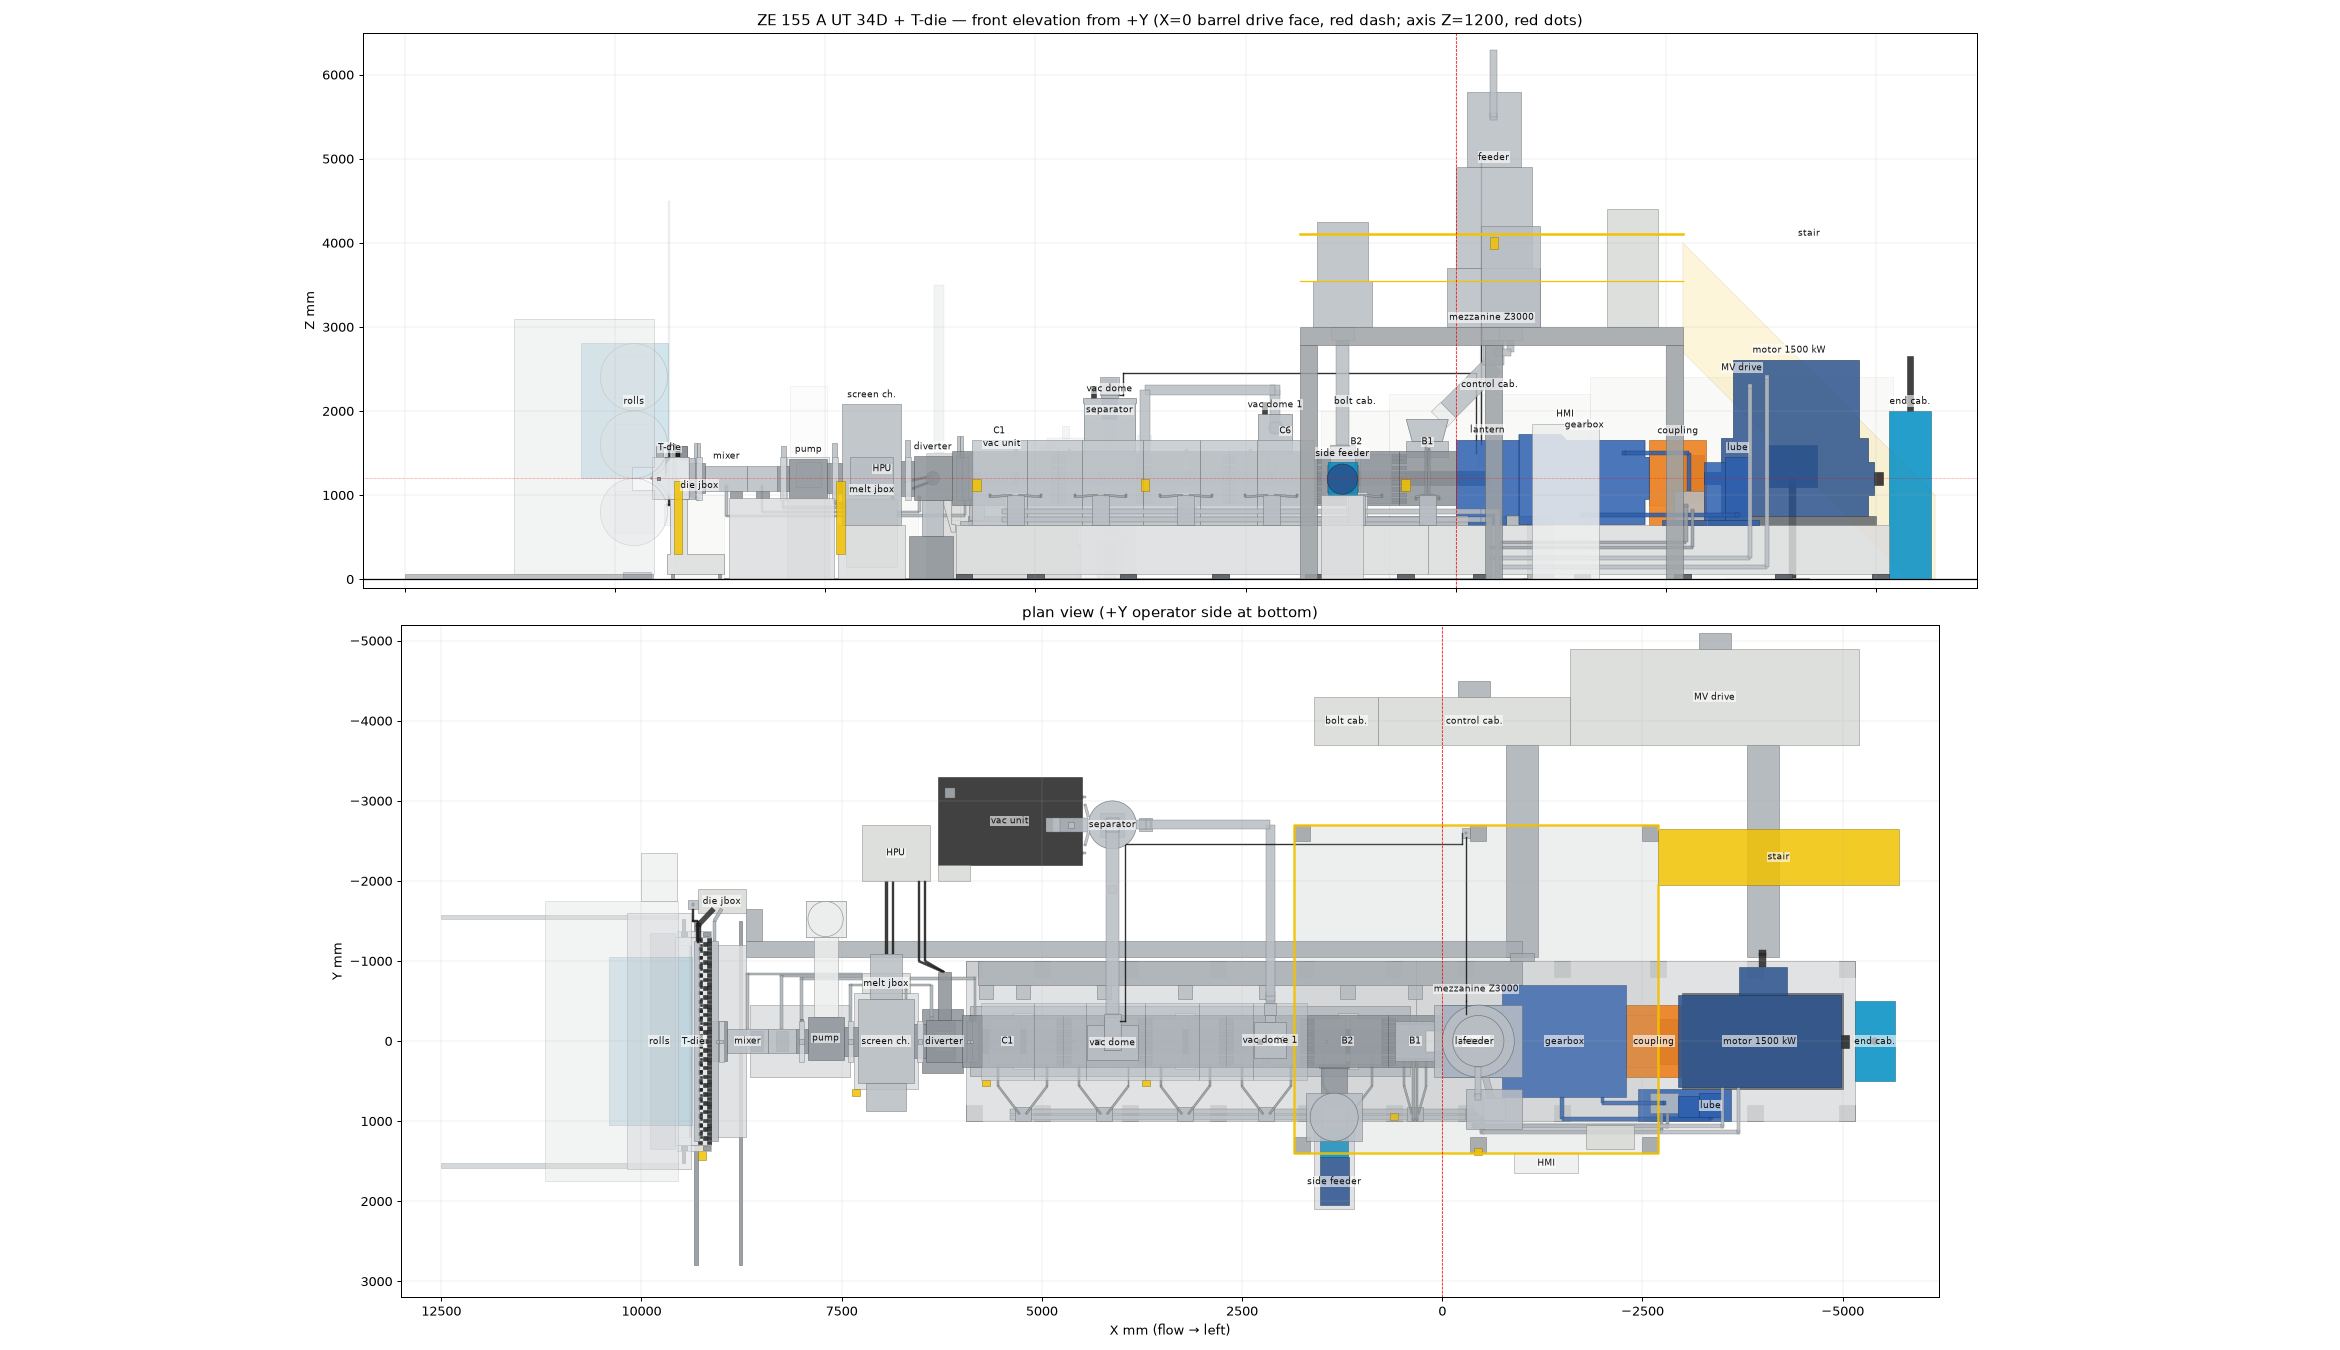

Here is the Python script that generated this plot:
#!/usr/bin/env python3
"""Quick layout check drawn from parts.json: front elevation (from +Y, +X to the left) and plan
(+X to the left, +Y toward the bottom, aligned under the front view).

    uv run -q --with matplotlib python design/layout_preview.py
"""
import json
import math
from pathlib import Path

import matplotlib
matplotlib.use("Agg")
import matplotlib.pyplot as plt
from matplotlib.patches import Circle, Polygon, Rectangle

HERE = Path(__file__).resolve().parent
data = json.loads((HERE / "parts.json").read_text())
parts = [p for p in data["parts"] if p["id"] != "ctx_floor"]

LABELS = {
    "drive_motor": "motor 1500 kW", "gearbox": "gearbox", "lantern": "lantern",
    "drive_coupling_guard": "coupling", "barrel_b1": "B1", "barrel_b2": "B2", "barrel_cover_c6": "C6",
    "barrel_cover_c1": "C1", "barrel_vent_dome": "vac dome", "feed_main_hopper": "feeder",
    "melt_screen_changer": "screen ch.", "melt_gear_pump": "pump", "melt_static_mixer": "mixer",
    "die_body_upper": "T-die", "ctx_roll_middle": "rolls", "vac_pump_unit": "vac unit",
    "vac_separator": "separator", "melt_hpu": "HPU", "ctrl_drive_cabinet": "MV drive",
    "ctrl_heater_cabinet": "control cab.", "barrel_vent_dome_2": "vac dome 1", "melt_heater_jbox": "melt jbox", "die_junction_box": "die jbox", "ctrl_die_bolt_cabinet": "bolt cab.", "ctrl_machine_cabinet": "end cab.", "ctrl_hmi": "HMI",
    "feed_stair": "stair", "sidefeed_motor": "side feeder", "melt_startup_valve": "diverter",
    "feed_platform_deck": "mezzanine Z3000", "lube_pump_motor": "lube",
}


def darker(hx, f=0.55):
    h = hx.lstrip("#")
    r, g, b = (int(h[i:i + 2], 16) for i in (0, 2, 4))
    return "#%02x%02x%02x" % (int(r * f), int(g * f), int(b * f))


def pipe_polys(path, r, i, j):
    polys = []
    for a, b in zip(path, path[1:]):
        du, dv = b[i] - a[i], b[j] - a[j]
        L = math.hypot(du, dv)
        if L < 1e-6:
            polys.append([(a[i] - r, a[j] - r), (a[i] + r, a[j] - r), (a[i] + r, a[j] + r), (a[i] - r, a[j] + r)])
            continue
        nu, nv = -dv / L * r, du / L * r
        polys.append([(a[i] + nu, a[j] + nv), (b[i] + nu, b[j] + nv), (b[i] - nu, b[j] - nv), (a[i] - nu, a[j] - nv)])
    return polys


def draw(ax, view):
    # view 'front': u = X, v = Z, depth = Y (near = +Y drawn last); 'plan': u = X, v = Y, depth = Z
    if view == "front":
        i, j, k, plane = 0, 2, 1, "XZ"
    else:
        i, j, k, plane = 0, 1, 2, "XY"
    order = sorted(parts, key=lambda p: p["bbox_mm"][2 * k + 1])
    for p in order:
        b = p["bbox_mm"]
        fc, ec = p["colour_hex"], darker(p["colour_hex"])
        alpha = 0.35 if p["group"] == "context" else 0.85
        if p["id"] in ("feed_platform_deck",) and view == "plan":
            alpha = 0.18
        if p["id"].startswith("barrel_cover") and view == "plan":
            alpha = 0.55
        if view == "front" and b[3] < -1300:
            alpha = 0.15
        o = p.get("outline_mm")
        if p.get("positions_mm") and p.get("item_mm"):
            sz = p["item_mm"]
            for q in p["positions_mm"]:
                ax.add_patch(Rectangle((q[i] - sz[i] / 2, q[j] - sz[j] / 2), sz[i], sz[j],
                                       fc=fc, ec=ec, lw=0.4, alpha=alpha))
            continue
        if o and not o.get("closed", True) and view == "front":
            ax.plot([b[0], b[1]], [b[5], b[5]], color=fc, lw=2.0)
            ax.plot([b[0], b[1]], [b[5] - 550, b[5] - 550], color=fc, lw=1.0)
            continue
        if (p.get("path_mm") or p.get("paths_mm")) and p["shape"] != "sheet":
            for pa in (p.get("paths_mm") or [p["path_mm"]]):
                for poly in pipe_polys(pa, p.get("radius_mm", 20), i, j):
                    ax.add_patch(Polygon(poly, closed=True, fc=fc, ec=ec, lw=0.3, alpha=alpha))
            continue
        if o and o["plane"] == plane and o.get("closed", True):
            ax.add_patch(Polygon(o["pts"], closed=True, fc=fc, ec=ec, lw=0.5, alpha=alpha))
            continue
        if o and o["plane"] == plane and not o.get("closed", True):
            xs, ys = zip(*o["pts"])
            ax.plot(xs, ys, color=fc, lw=2.0, alpha=0.9)
            continue
        ax_name = p.get("axis")
        if p["shape"] in ("revolve", "cyl") and ax_name and "XYZ"[k] == ax_name:
            c = p["center_mm"]
            r = (b[2 * i + 1] - b[2 * i]) / 2
            ax.add_patch(Circle((c[i], c[j]), r, fc=fc, ec=ec, lw=0.5, alpha=alpha))
            continue
        ax.add_patch(Rectangle((b[2 * i], b[2 * j]), b[2 * i + 1] - b[2 * i], b[2 * j + 1] - b[2 * j],
                               fc=fc, ec=ec, lw=0.4, alpha=alpha))
    for pid, txt in LABELS.items():
        p = next((q for q in parts if q["id"] == pid), None)
        if not p:
            continue
        b = p["bbox_mm"]
        u = (b[2 * i] + b[2 * i + 1]) / 2
        v = b[2 * j + 1] + 60 if view == "front" else (b[2 * j] + b[2 * j + 1]) / 2
        ax.text(u, v, txt, fontsize=7, ha="center", va="bottom" if view == "front" else "center",
                color="#111", bbox=dict(fc="white", ec="none", alpha=0.6, pad=0.5))


fig, (a1, a2) = plt.subplots(2, 1, figsize=(26, 15), sharex=True,
                             gridspec_kw={"height_ratios": [6.6, 8.0]})
draw(a1, "front")
draw(a2, "plan")
for a in (a1, a2):
    a.set_aspect("equal")
    a.grid(True, lw=0.3, alpha=0.5)
    a.axvline(0, color="red", lw=0.6, ls="--")
a1.axhline(0, color="k", lw=1)
a1.axhline(1200, color="red", lw=0.4, ls=":")
a1.set_xlim(13000, -6200)          # +X to the left (front elevation seen from +Y)
a1.set_ylim(-100, 6500)
a2.set_ylim(3200, -5200)           # +Y toward the bottom (operator side nearest the front view)
a1.set_title("ZE 155 A UT 34D + T-die — front elevation from +Y (X=0 barrel drive face, red dash; axis Z=1200, red dots)")
a2.set_title("plan view (+Y operator side at bottom)")
a1.set_ylabel("Z mm")
a2.set_ylabel("Y mm")
a2.set_xlabel("X mm (flow → left)")
fig.tight_layout()
out = HERE / "layout_preview.png"
fig.savefig(out, dpi=90)
print("wrote", out)
